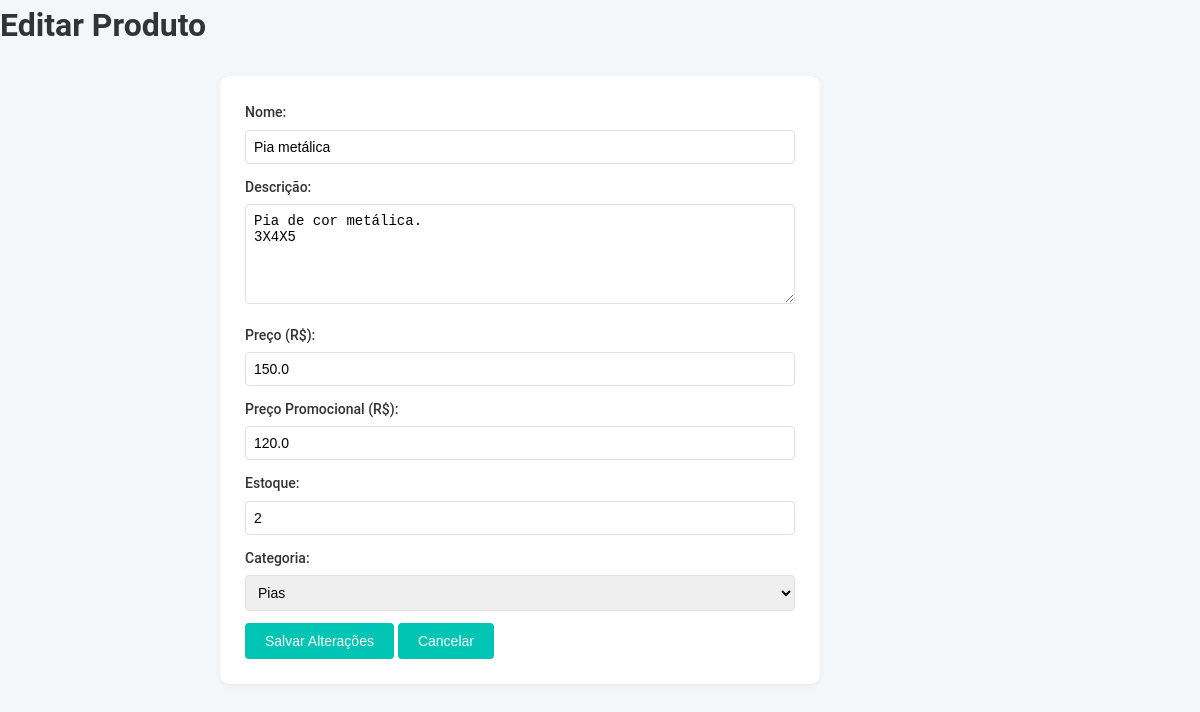
/editar_produto/3 (signed in), run on the app's committed database.
### tables this page shows
CREATE TABLE produtos (
        id INTEGER PRIMARY KEY AUTOINCREMENT,
        nome TEXT NOT NULL,
        descricao TEXT,
        preco REAL NOT NULL,
        preco_promocional REAL,
        estoque INTEGER NOT NULL,
        categoria TEXT NOT NULL,
        imagem TEXT,
        imagens_adicionais TEXT
    );

### app.py (the view)
@app.route('/editar_produto/<int:id>', methods=['GET', 'POST'])
def editar_produto(id):
    if 'user_id' not in session:
        flash('Por favor, faça login para acessar esta página.', 'error')
        return redirect(url_for('login'))
    conn = get_db_connection()
    if request.method == 'POST':
        nome = request.form['nome']
        descricao = request.form['descricao']
        preco = float(request.form['preco'])
        preco_promocional = request.form['preco_promocional']
        if preco_promocional:
            preco_promocional = float(preco_promocional)
        else:
            preco_promocional = None
        estoque = int(request.form['estoque'])
        categoria = request.form['categoria']
        conn.execute('''
            UPDATE produtos
            SET nome = ?, descricao = ?, preco = ?, preco_promocional = ?, estoque = ?, categoria = ?
            WHERE id = ?
        ''', (nome, descricao, preco, preco_promocional, estoque, categoria, id))
        conn.commit()
        conn.close()
        flash('Produto atualizado com sucesso!', 'success')
        return redirect(url_for('admin'))
    else:
        produto = conn.execute('SELECT * FROM produtos WHERE id = ?', (id,)).fetchone()
        conn.close()
        if produto is None:
            flash('Produto não encontrado!', 'error')
            return redirect(url_for('admin'))
        return render_template('editar_produto.html', produto=produto)

### app.py (called while the page is built)
def get_db_connection():
    conn = sqlite3.connect('database.db')
    conn.row_factory = sqlite3.Row
    return conn

### templates/editar_produto.html (shortened to what this page needs)
<!DOCTYPE html>
<html lang="pt-br">
<head>
    <link rel="stylesheet" href="{{ url_for('static', filename='css/style.css') }}">
</head>
<body>
    <h1>Editar Produto</h1>
    <form method="POST">
        <label>Nome:</label>
        <input type="text" name="nome" value="{{ produto['nome'] }}" required><br>
        <label>Descrição:</label>
        <textarea name="descricao">{{ produto['descricao'] }}</textarea><br>
        <label>Preço (R$):</label>
        <input type="number" step="0.01" name="preco" value="{{ produto['preco'] }}" required><br>
        <label>Preço Promocional (R$):</label>
        <input type="number" step="0.01" name="preco_promocional" value="{{ produto['preco_promocional'] }}"><br>
        <label>Estoque:</label>
        <input type="number" name="estoque" value="{{ produto['estoque'] }}" required><br>
        <label>Categoria:</label>
        <select name="categoria" required>
            <option value="Pias" {% if produto['categoria'] == 'Pias' %}selected{% endif %}>Pias</option>
        </select><br>
        <button type="submit">Salvar Alterações</button>
        <button href="{{ url_for('admin') }}">Cancelar</button>
    </form>
</body>
</html>

### static/css/style.css (style rules this page uses)
* { margin: 0; padding: 0; box-sizing: border-box; }
body { font-family: 'Roboto', sans-serif; background-color: #f4f7fa; color: #333; line-height: 1.6; }
:root { --primary-color: #1a3c34; --secondary-color: #2d5a52; --accent-color: #00c4b4; --error-color: #e63946; --success-color: #28a745; --border-color: #e0e0e0; --text-light: #666; --nav-bg-light: #ffffff; --shadow: 0 2px 6px rgba(0, 0, 0, 0.05); }
form { max-width: 600px; margin: 25px auto; background-color: white; padding: 25px; border-radius: 10px; box-shadow: var(--shadow); margin-left: 220px; width: calc(100% - 240px); }
form label { display: block; margin-bottom: 6px; font-weight: 500; font-size: 14px; color: #333; }
form input[type="text"], form input[type="number"], form select, form input[type="file"], form textarea { width: 100%; padding: 8px; margin-bottom: 12px; border: 1px solid var(--border-color); border-radius: 4px; font-size: 14px; transition: border-color 0.3s, box-shadow 0.3s; }
form textarea { height: 100px; }
form button { background-color: var(--accent-color); color: white; padding: 10px 20px; border: none; border-radius: 4px; cursor: pointer; font-size: 14px; font-weight: 500; transition: background-color 0.3s, transform 0.3s; }

### data on the page
produtos: nome "Pia metálica", descricao "Pia de cor metálica. 3X4X5", preco "150.0", preco_promocional "120.0", estoque "2", categoria "Pias"
